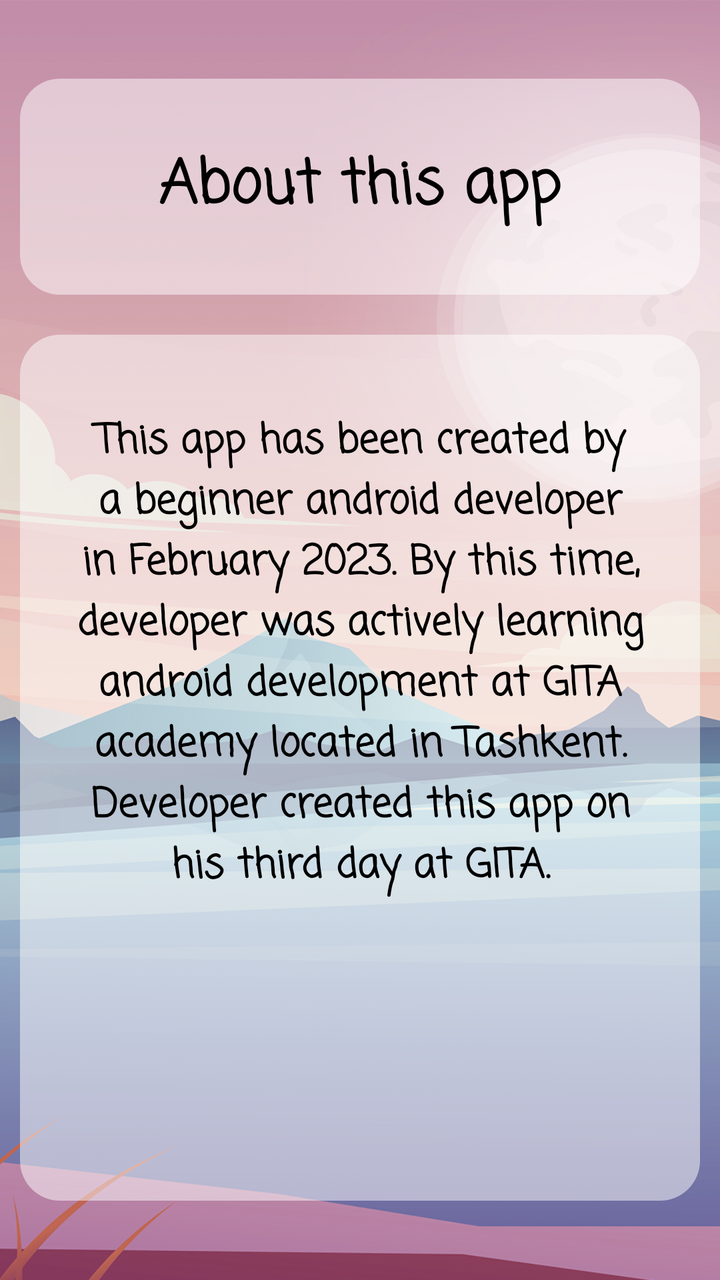
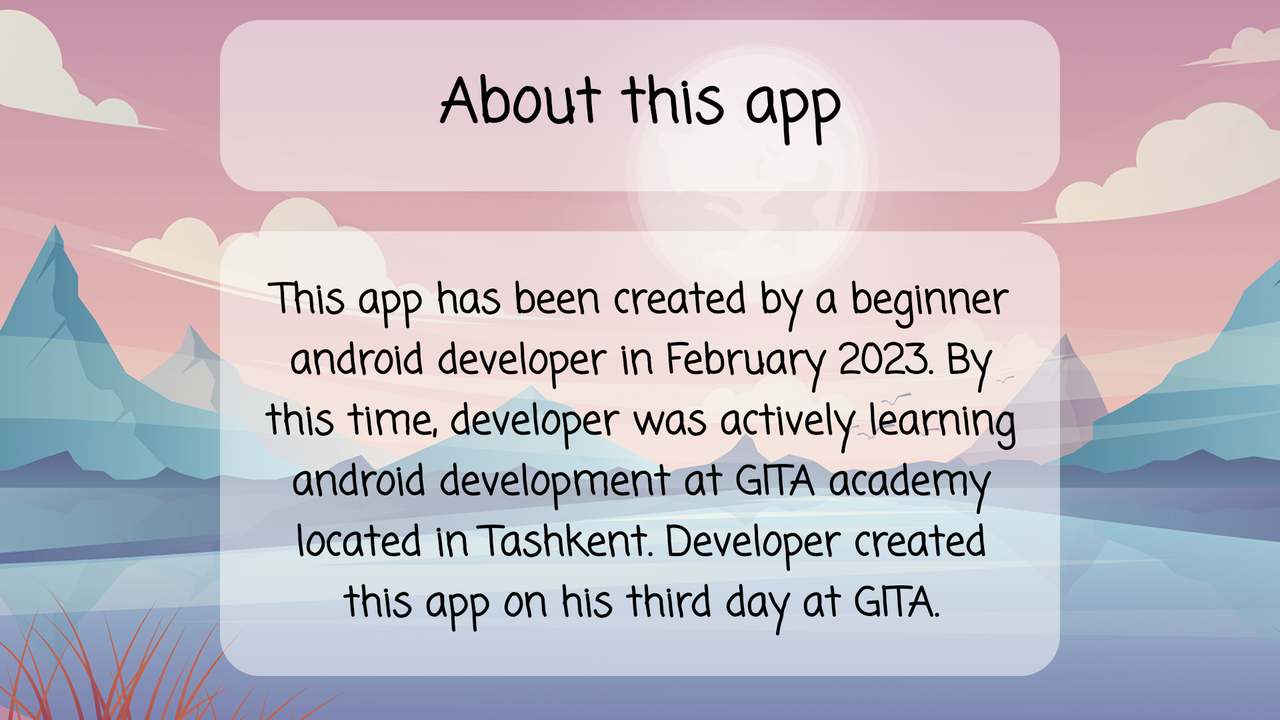

Compare how this app lays out the same screen by default and in its alternative resource folder. The renders come first, then the two layout files and the values they reference.
<!-- AndroidManifest.xml: application theme Theme.MyPuzzle15 -->
<!-- res/layout/activity_about.xml -->
<?xml version="1.0" encoding="utf-8"?>
<LinearLayout xmlns:android="http://schemas.android.com/apk/res/android"
    xmlns:app="http://schemas.android.com/apk/res-auto"
    xmlns:tools="http://schemas.android.com/tools"
    android:layout_width="match_parent"
    android:layout_height="match_parent"
    android:background="@drawable/bg_game_window"
    android:gravity="center"
    android:orientation="vertical"
    tools:context=".AboutActivity">

    <LinearLayout
        android:layout_width="360dp"
        android:layout_height="581dp"
        android:layout_gravity="center"
        android:orientation="vertical"
        android:weightSum="5">

        <LinearLayout
            android:layout_width="match_parent"
            android:layout_height="0dp"
            android:layout_margin="10dp"
            android:layout_weight="1"
            android:background="@drawable/grid_style"
            android:gravity="center">

            <TextView
                android:layout_width="wrap_content"
                android:layout_height="wrap_content"
                android:layout_gravity="center"
                android:fontFamily="casual"
                android:text="About this app"
                android:textColor="@color/black"
                android:textSize="30sp"
                android:textStyle="bold" />

        </LinearLayout>

        <LinearLayout
            android:layout_width="match_parent"
            android:layout_height="0dp"
            android:layout_margin="10dp"
            android:layout_weight="4"
            android:background="@drawable/grid_style"
            android:orientation="vertical">

            <TextView
                android:layout_width="wrap_content"
                android:layout_height="280dp"
                android:fontFamily="casual"
                android:gravity="center"
                android:text="@string/about"
                android:textColor="@color/black"
                android:textSize="20sp"
                android:textStyle="bold" />

        </LinearLayout>

    </LinearLayout>

</LinearLayout>
<!-- resources referenced by this layout -->
<resources>
  <color name="black">#FF000000</color>
  <!-- drawable bg_game_window: png bitmap (drawable, 800995 bytes) -->
  <!-- drawable grid_style (drawable) -->
  <?xml version="1.0" encoding="utf-8"?>
  <selector xmlns:android="http://schemas.android.com/apk/res/android">
      <item>
          <shape>
              <solid android:color="#80FFFFFF" />
              <corners android:radius="20dp" />
              <padding android:bottom="20dp" android:left="20dp" android:right="20dp" android:top="20dp" />
          </shape>
      </item>
  </selector>
  <string name="about">This app has been created by a beginner android developer in February 2023. By this time,  developer was actively learning android development at GITA academy located in Tashkent. Developer created this app on his third day at GITA.</string>
  <style name="Theme.MyPuzzle15" parent="Theme.MaterialComponents.DayNight.NoActionBar">
          
          <item name="colorPrimary">@color/purple_500</item>
          <item name="colorPrimaryVariant">@color/purple_700</item>
          <item name="colorOnPrimary">@color/white</item>
          
          <item name="colorSecondary">@color/teal_200</item>
          <item name="colorSecondaryVariant">@color/teal_700</item>
          <item name="colorOnSecondary">@color/black</item>
          
          <item name="android:statusBarColor">#D38EA9</item>
          
      </style>
  <color name="purple_500">#FF6200EE</color>
  <color name="purple_700">#FF3700B3</color>
  <color name="white">#FFFFFFFF</color>
  <color name="teal_200">#FF03DAC5</color>
  <color name="teal_700">#FF018786</color>
</resources>
<!-- res/layout-land/activity_about.xml (the repository's variant of the layout above) -->
<!-- drawn on the phone turned sideways -->
<?xml version="1.0" encoding="utf-8"?>
<LinearLayout xmlns:android="http://schemas.android.com/apk/res/android"
    android:layout_width="match_parent"
    android:layout_height="match_parent"
    android:background="@drawable/bg_game_window_land"
    android:gravity="center">

    <LinearLayout
        android:layout_width="440dp"
        android:layout_height="match_parent"
        android:layout_gravity="center"
        android:orientation="vertical"
        android:weightSum="5">

        <LinearLayout
            android:layout_width="match_parent"
            android:layout_height="wrap_content"
            android:layout_margin="10dp"
            android:background="@drawable/grid_style"
            android:gravity="center">

            <TextView
                android:layout_width="wrap_content"
                android:layout_height="wrap_content"
                android:layout_gravity="center"
                android:fontFamily="casual"
                android:text="About this app"
                android:textColor="@color/black"
                android:textSize="30sp"
                android:textStyle="bold" />

        </LinearLayout>

        <LinearLayout
            android:layout_width="match_parent"
            android:layout_height="wrap_content"
            android:layout_margin="10dp"
            android:background="@drawable/grid_style"
            android:orientation="vertical">

            <TextView
                android:layout_width="wrap_content"
                android:layout_height="wrap_content"
                android:fontFamily="casual"
                android:gravity="center"
                android:text="@string/about"
                android:textColor="@color/black"
                android:textSize="20sp"
                android:textStyle="bold" />

        </LinearLayout>

    </LinearLayout>

</LinearLayout>
<!-- resources referenced by the variant -->
<!-- as the phone turned sideways resolves them -->
<resources>
  <color name="black">#FF000000</color>
  <!-- drawable bg_game_window_land: png bitmap (drawable, 842533 bytes) -->
  <!-- drawable grid_style (drawable) -->
  <?xml version="1.0" encoding="utf-8"?>
  <selector xmlns:android="http://schemas.android.com/apk/res/android">
      <item>
          <shape>
              <solid android:color="#80FFFFFF" />
              <corners android:radius="20dp" />
              <padding android:bottom="20dp" android:left="20dp" android:right="20dp" android:top="20dp" />
          </shape>
      </item>
  </selector>
  <string name="about">This app has been created by a beginner android developer in February 2023. By this time,  developer was actively learning android development at GITA academy located in Tashkent. Developer created this app on his third day at GITA.</string>
  <style name="Theme.MyPuzzle15" parent="Theme.MaterialComponents.DayNight.NoActionBar">
          
          <item name="colorPrimary">@color/purple_500</item>
          <item name="colorPrimaryVariant">@color/purple_700</item>
          <item name="colorOnPrimary">@color/white</item>
          
          <item name="colorSecondary">@color/teal_200</item>
          <item name="colorSecondaryVariant">@color/teal_700</item>
          <item name="colorOnSecondary">@color/black</item>
          
          <item name="android:statusBarColor">#D38EA9</item>
          
      </style>
  <color name="purple_500">#FF6200EE</color>
  <color name="purple_700">#FF3700B3</color>
  <color name="white">#FFFFFFFF</color>
  <color name="teal_200">#FF03DAC5</color>
  <color name="teal_700">#FF018786</color>
</resources>
